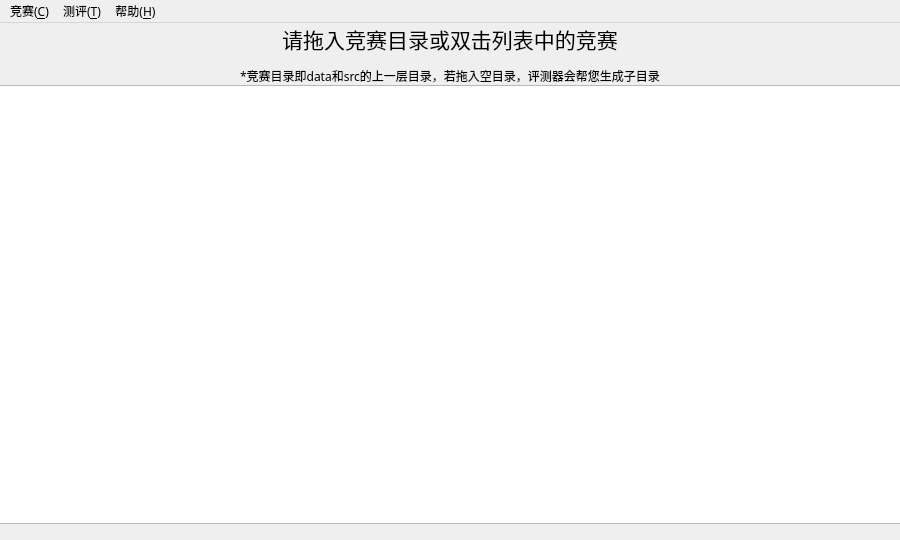
<?xml version="1.0" encoding="UTF-8"?>
<ui version="4.0">
 <class>MainWindow</class>
 <widget class="QMainWindow" name="MainWindow">
  <property name="geometry">
   <rect>
    <x>0</x>
    <y>0</y>
    <width>900</width>
    <height>540</height>
   </rect>
  </property>
  <property name="sizePolicy">
   <sizepolicy hsizetype="Expanding" vsizetype="Expanding">
    <horstretch>0</horstretch>
    <verstretch>0</verstretch>
   </sizepolicy>
  </property>
  <property name="minimumSize">
   <size>
    <width>465</width>
    <height>300</height>
   </size>
  </property>
  <property name="font">
   <font>
    <family>微软雅黑</family>
   </font>
  </property>
  <property name="acceptDrops">
   <bool>true</bool>
  </property>
  <property name="windowTitle">
   <string>CCR Plus 测评器</string>
  </property>
  <property name="windowIcon">
   <iconset resource="image.qrc">
    <normaloff>:/icon/rcfile/CCR.ico</normaloff>:/icon/rcfile/CCR.ico</iconset>
  </property>
  <property name="styleSheet">
   <string notr="true">font-family: &quot;微软雅黑&quot;</string>
  </property>
  <widget class="QWidget" name="centralWidget">
   <property name="font">
    <font>
     <family>微软雅黑</family>
    </font>
   </property>
   <layout class="QVBoxLayout" name="verticalLayout">
    <property name="spacing">
     <number>0</number>
    </property>
    <property name="leftMargin">
     <number>0</number>
    </property>
    <property name="topMargin">
     <number>0</number>
    </property>
    <property name="rightMargin">
     <number>0</number>
    </property>
    <property name="bottomMargin">
     <number>0</number>
    </property>
    <item>
     <layout class="QVBoxLayout" name="verticalLayout_2">
      <property name="spacing">
       <number>0</number>
      </property>
      <item>
       <widget class="QLabel" name="label">
        <property name="font">
         <font>
          <family>微软雅黑</family>
         </font>
        </property>
        <property name="text">
         <string>&lt;html&gt;&lt;head/&gt;&lt;body&gt;&lt;p align=&quot;center&quot;&gt;&lt;span style=&quot; font-size:16pt;&quot;&gt;请拖入竞赛目录或双击列表中的竞赛&lt;/span&gt;&lt;/p&gt;&lt;p align=&quot;center&quot;&gt;*竞赛目录即data和src的上一层目录，若拖入空目录，评测器会帮您生成子目录&lt;/p&gt;&lt;/body&gt;&lt;/html&gt;</string>
        </property>
        <property name="margin">
         <number>6</number>
        </property>
       </widget>
      </item>
      <item>
       <widget class="QListWidget" name="recentList">
        <property name="contextMenuPolicy">
         <enum>Qt::CustomContextMenu</enum>
        </property>
        <property name="styleSheet">
         <string notr="true">QListWidget
{
	margin-left:-1px;
	margin-right:-1px;
}</string>
        </property>
        <property name="horizontalScrollBarPolicy">
         <enum>Qt::ScrollBarAlwaysOff</enum>
        </property>
        <property name="editTriggers">
         <set>QAbstractItemView::NoEditTriggers</set>
        </property>
        <property name="iconSize">
         <size>
          <width>128</width>
          <height>128</height>
         </size>
        </property>
        <property name="textElideMode">
         <enum>Qt::ElideLeft</enum>
        </property>
        <property name="verticalScrollMode">
         <enum>QAbstractItemView::ScrollPerPixel</enum>
        </property>
        <property name="resizeMode">
         <enum>QListView::Adjust</enum>
        </property>
        <property name="gridSize">
         <size>
          <width>145</width>
          <height>150</height>
         </size>
        </property>
        <property name="viewMode">
         <enum>QListView::IconMode</enum>
        </property>
       </widget>
      </item>
      <item>
       <widget class="QLabel" name="label_2">
        <property name="text">
         <string/>
        </property>
        <property name="margin">
         <number>6</number>
        </property>
       </widget>
      </item>
     </layout>
    </item>
   </layout>
  </widget>
  <widget class="QMenuBar" name="menuBar">
   <property name="geometry">
    <rect>
     <x>0</x>
     <y>0</y>
     <width>900</width>
     <height>17</height>
    </rect>
   </property>
   <widget class="QMenu" name="menu">
    <property name="title">
     <string>竞赛(&amp;C)</string>
    </property>
    <widget class="QMenu" name="menuRecent">
     <property name="enabled">
      <bool>false</bool>
     </property>
     <property name="title">
      <string>最近打开的竞赛(&amp;R)</string>
     </property>
    </widget>
    <addaction name="actionOpen"/>
    <addaction name="actionClose"/>
    <addaction name="menuRecent"/>
    <addaction name="separator"/>
    <addaction name="actionConfig"/>
    <addaction name="separator"/>
    <addaction name="actionList"/>
    <addaction name="actionExport"/>
    <addaction name="separator"/>
    <addaction name="actionExit"/>
   </widget>
   <widget class="QMenu" name="menu2">
    <property name="title">
     <string>测评(&amp;T)</string>
    </property>
    <addaction name="actionRefresh"/>
    <addaction name="separator"/>
    <addaction name="actionJudgeSelect"/>
    <addaction name="actionJudgeUnjudged"/>
    <addaction name="actionJudgeAll"/>
    <addaction name="actionStop"/>
   </widget>
   <widget class="QMenu" name="menu3">
    <property name="title">
     <string>帮助(&amp;H)</string>
    </property>
    <addaction name="actionHelp"/>
    <addaction name="separator"/>
    <addaction name="actionAbout"/>
   </widget>
   <addaction name="menu"/>
   <addaction name="menu2"/>
   <addaction name="menu3"/>
  </widget>
  <action name="actionOpen">
   <property name="text">
    <string>新建或打开竞赛(&amp;O)...</string>
   </property>
   <property name="shortcut">
    <string>Ctrl+O</string>
   </property>
  </action>
  <action name="actionClose">
   <property name="enabled">
    <bool>false</bool>
   </property>
   <property name="text">
    <string>关闭当前竞赛(&amp;W)</string>
   </property>
   <property name="shortcut">
    <string>Ctrl+W</string>
   </property>
  </action>
  <action name="actionRefresh">
   <property name="enabled">
    <bool>false</bool>
   </property>
   <property name="text">
    <string>刷新列表(&amp;R)</string>
   </property>
   <property name="shortcut">
    <string>F5</string>
   </property>
  </action>
  <action name="actionStop">
   <property name="enabled">
    <bool>false</bool>
   </property>
   <property name="text">
    <string>停止测评(&amp;S)</string>
   </property>
   <property name="shortcut">
    <string>Esc</string>
   </property>
  </action>
  <action name="actionJudgeSelect">
   <property name="enabled">
    <bool>false</bool>
   </property>
   <property name="text">
    <string>测评选中项目(&amp;X)</string>
   </property>
   <property name="shortcut">
    <string>F8</string>
   </property>
  </action>
  <action name="actionJudgeUnjudged">
   <property name="enabled">
    <bool>false</bool>
   </property>
   <property name="text">
    <string>测评未测项目(&amp;T)</string>
   </property>
   <property name="shortcut">
    <string>F9</string>
   </property>
  </action>
  <action name="actionJudgeAll">
   <property name="enabled">
    <bool>false</bool>
   </property>
   <property name="text">
    <string>测评所有项目(&amp;A)</string>
   </property>
   <property name="shortcut">
    <string>Ctrl+F9</string>
   </property>
  </action>
  <action name="actionConfig">
   <property name="enabled">
    <bool>false</bool>
   </property>
   <property name="text">
    <string>配置试题(&amp;C)...</string>
   </property>
   <property name="shortcut">
    <string>F4</string>
   </property>
  </action>
  <action name="actionList">
   <property name="checkable">
    <bool>true</bool>
   </property>
   <property name="enabled">
    <bool>false</bool>
   </property>
   <property name="text">
    <string>使用选手名单(&amp;L)...</string>
   </property>
   <property name="shortcut">
    <string>F2</string>
   </property>
  </action>
  <action name="actionExport">
   <property name="enabled">
    <bool>false</bool>
   </property>
   <property name="text">
    <string>导出成绩(&amp;E)...</string>
   </property>
   <property name="shortcut">
    <string>Ctrl+S</string>
   </property>
  </action>
  <action name="actionAbout">
   <property name="text">
    <string>关于 CCR Plus(&amp;A)...</string>
   </property>
  </action>
  <action name="actionExit">
   <property name="text">
    <string>退出(&amp;X)</string>
   </property>
   <property name="shortcut">
    <string>Alt+F4</string>
   </property>
  </action>
  <action name="actionHelp">
   <property name="text">
    <string>查看帮助(&amp;H)...</string>
   </property>
   <property name="shortcut">
    <string>F1</string>
   </property>
  </action>
 </widget>
 <layoutdefault spacing="6" margin="11"/>
 <resources>
  <include location="image.qrc"/>
 </resources>
 <connections/>
</ui>
